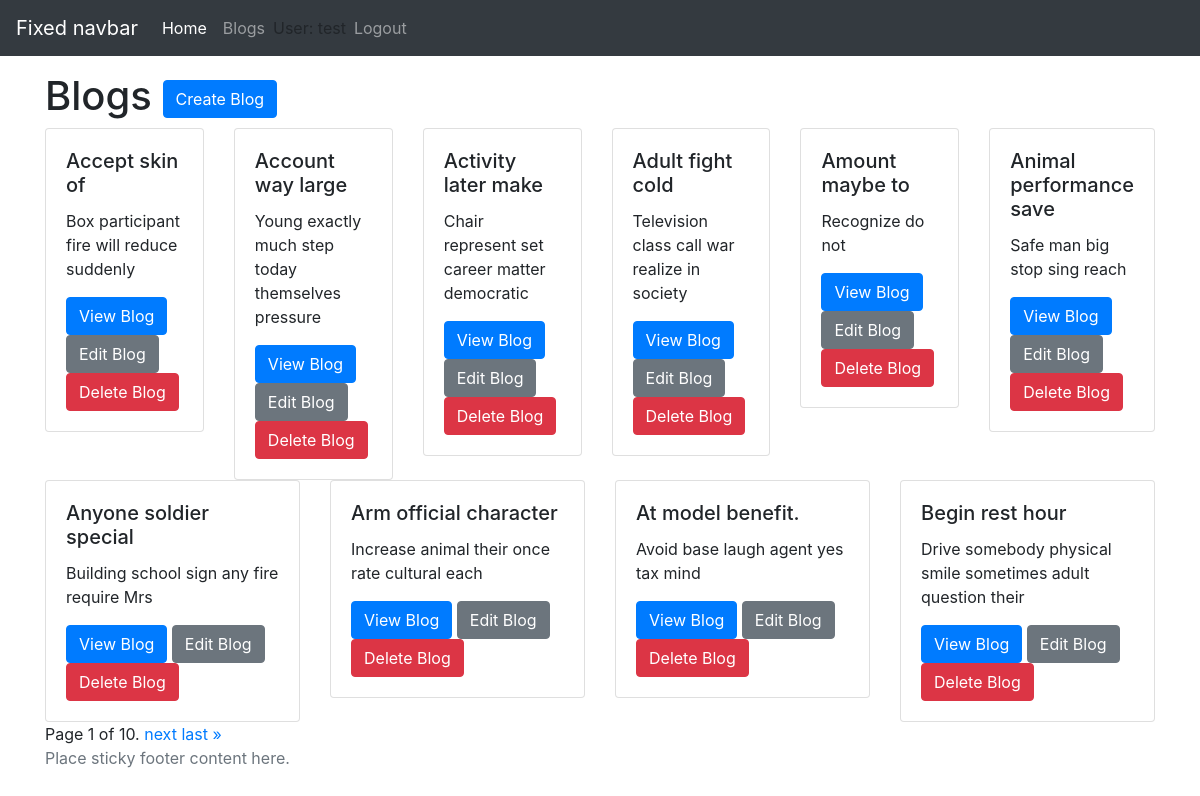
/blog/ (signed in), run on an earlier commit of the app's database.
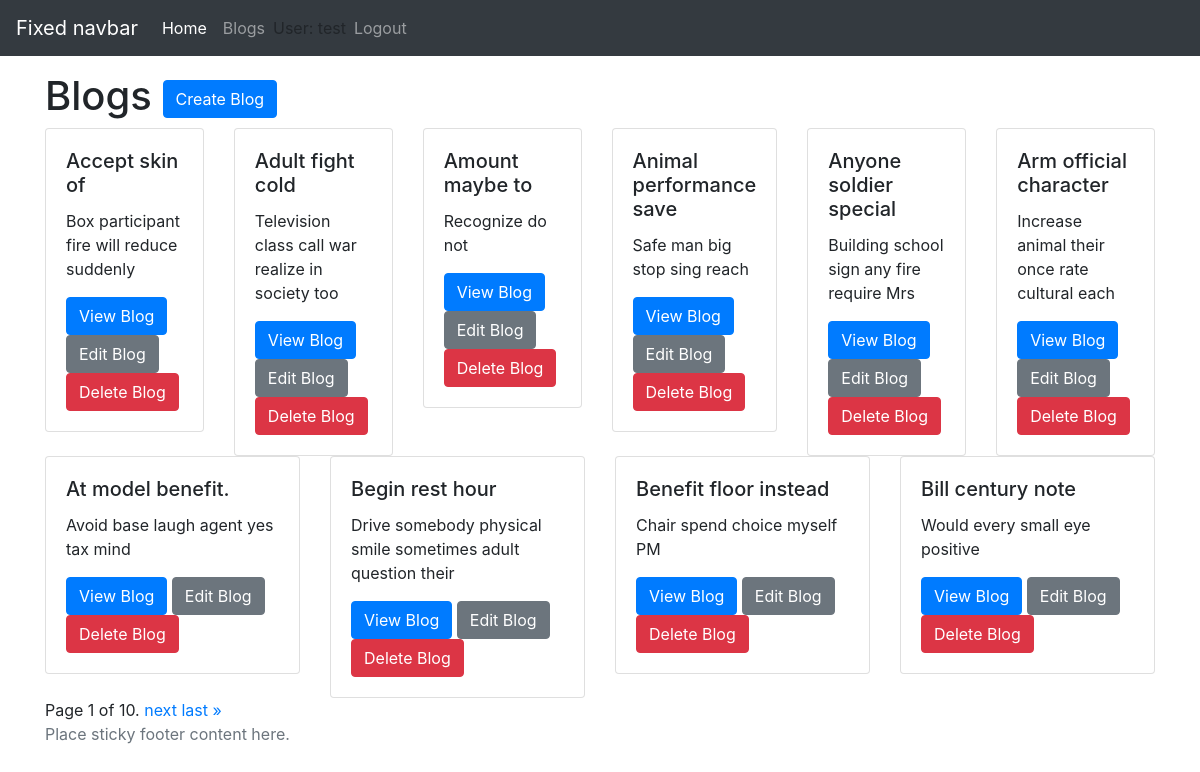
And on a later commit of the database.
### blog/models.py (models this page shows, shortened)
class Blog(models.Model):
    name = models.CharField(max_length=100)
    tagline = models.TextField()
    class Meta:
        ordering = ["name"]

### blog/views.py (the view)
# urls.py: path("", BlogListView.as_view(), name="blog_list"),
class BlogListView(UserAccessMixin, ListView):
    permission_required = ("blog.view_blog",)
    template_name = "blog/blog_list.html.j2"
    context_object_name = "blogs"
    paginate_by = 10
    model = Blog

### blog/views.py (called while the page is built)
    def dispatch(self, request, *args, **kwargs):
        if not self.request.user.is_authenticated:
            return redirect_to_login(
                self.request.get_full_path(),
                self.get_login_url(),
                self.get_redirect_field_name(),
            )
        if not self.has_permission():
            return redirect(reverse("login"))
        return super().dispatch(request, *args, **kwargs)

### templates/blog/blog_list.html.j2 (shortened to what this page needs)
{% extends "base.html.j2" %}
{% block content %}
  <div class="row mt-5 pt-4">
    <div class="col-sm">
      <h1>Blogs
      {% if perms.blog.add_blog %}
      <a href="{% url 'blog:blog_create' %}" class="btn btn-primary">Create Blog</a>
      {% endif %}
      </h1>
    </div>
  </div>
  <div class="row">
  {% for blog in page_obj %}
  <div class="col-sm">
    <div class="card">
      <div class="card-body">
        <h5 class="card-title">{{ blog.name }}</h5>
        <p class="card-text">{{ blog.tagline }}</p>
        {% if perms.blog.view_entry %}
        <a href="{% url 'blog:entry_list' blog.pk %}" class="btn btn-primary">View Blog</a>
        {% endif %}
        {% if perms.blog.change_blog %}
        <a href="{% url 'blog:blog_update' blog.pk %}" class="btn btn-secondary">Edit Blog</a>
        {% endif %}
        {% if perms.blog.delete_blog %}
        <a href="{% url 'blog:blog_delete' blog.pk %}" class="btn btn-danger">Delete Blog</a>
        {% endif %}
      </div>
    </div>
  </div>
  {% empty %}
    <div class="col-sm">
      <h1 class="mt-5">There are currently no blogs available</h1>
    </div>
  </div>
  {% endfor %}
  </div>
  <div class="row pagination">
    <div class="col-sm">
      <span class="step-links">
          <span class="current">
              Page {{ page_obj.number }} of {{ page_obj.paginator.num_pages }}.
          </span>
          {% if page_obj.has_next %}
              <a href="?page={{ page_obj.next_page_number }}">next</a>
              <a href="?page={{ page_obj.paginator.num_pages }}">last &raquo;</a>
          {% endif %}
      </span>
    </div>
  </div>
{% endblock %}

### templates/base.html.j2 (shortened to what this page needs)
<!doctype html>
<html lang="en">
  <head>
    <link rel="stylesheet" href="https://maxcdn.bootstrapcdn.com/bootstrap/4.0.0/css/bootstrap.min.css">
  </head>
  <body>
    <header>
      <nav class="navbar navbar-expand-md navbar-dark fixed-top bg-dark">
        <a class="navbar-brand" href="#">Fixed navbar</a>
        <div class="collapse navbar-collapse" id="navbarCollapse">
          <ul class="navbar-nav mr-auto">
            <li class="nav-item active">
              <a class="nav-link" href="/blog/">Home <span class="sr-only">(current)</span></a>
            </li>
            <li class="nav-item">
              <a class="nav-link" href="/blog/">Blogs</a>
            </li>
            {% if user.is_authenticated %}
            <li class="nav-text my-2">
              User: {{ user.get_username }}
            </li>
            <a class="nav-link" href="{% url 'logout'%}?next={{request.path}}">Logout</a>
            {% else %}
            <a class="nav-link" href="{% url 'login'%}?next={{request.path}}">Login</a>
            {% endif %}
        </div>
      </nav>
    </header>
    <main role="main" class="container">
        {% block content %}{% endblock %}
    </main>
    <footer class="footer">
      <div class="container">
        <span class="text-muted">Place sticky footer content here.</span>
      </div>
    </footer>
  </body>
</html>

What changed in the data, as far as the page shows it:
removed Blog: name "Account way large", tagline "Young exactly much step today themselves pressure"
removed Blog: name "Activity later make", tagline "Chair represent set career matter democratic"
changed Blog "Adult fight cold": tagline "Television class call war realize in society" → "Television class call war realize in society too"
now on this page (row unchanged): Blog: name "Benefit floor instead", tagline "Chair spend choice myself PM"
now on this page (row unchanged): Blog: name "Bill century note", tagline "Would every small eye positive"
